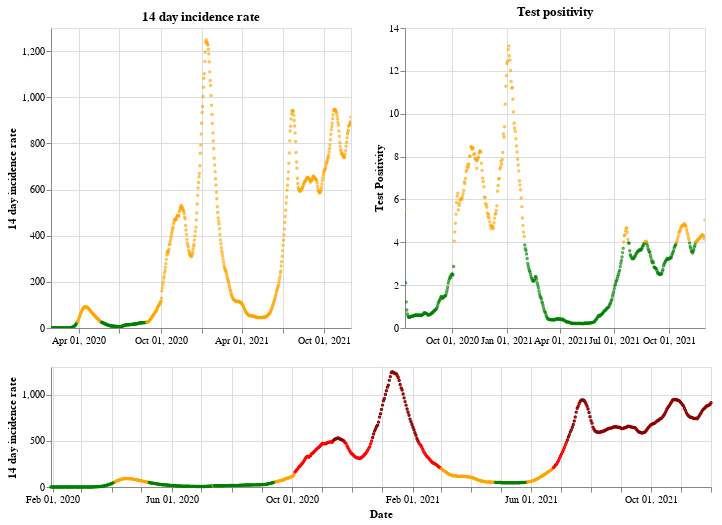

Here is the notebook cell this chart was saved with:
### Markdown cell above
## England

### Code cell
plot_traffic_light('England')

### Figure 1 — Vega-Lite specification as saved in the notebook (floating-point values rounded to 4 significant figures; data arrays with more than 128 entries replaced by an {"elided": "..."} marker saying what was removed)
{"config": {"view": {"continuousWidth": 400, "continuousHeight": 300}}, "vconcat": [{"hconcat": [{"mark": {"type": "point", "size": 2}, "encoding": {"color": {"condition": {"value": "green", "test": "(datum.twoWeeklyCasesRate <= 25)"}, "value": "orange"}, "tooltip": [{"type": "nominal", "field": "areaName"}, {"type": "temporal", "field": "date"}, {"type": "quantitative", "field": "twoWeeklyCasesRate"}, {"type": "quantitative", "field": "testPositivity"}], "x": {"type": "temporal", "axis": {"title": ""}, "field": "date", "scale": {"domain": {"selection": "DateBrush"}}, "timeUnit": "yearmonthdate"}, "y": {"type": "quantitative", "axis": {"title": "14 day incidence rate"}, "field": "twoWeeklyCasesRate"}}, "title": "14 day incidence rate", "width": 300}, {"mark": {"type": "point", "size": 2}, "encoding": {"color": {"condition": {"value": "green", "test": "(datum.testPositivity <= 4)"}, "value": "orange"}, "tooltip": [{"type": "nominal", "field": "areaName"}, {"type": "temporal", "field": "date"}, {"type": "quantitative", "field": "twoWeeklyCasesRate"}, {"type": "quantitative", "field": "testPositivity"}], "x": {"type": "temporal", "axis": {"title": ""}, "field": "date", "scale": {"domain": {"selection": "DateBrush"}}, "timeUnit": "yearmonthdate"}, "y": {"type": "quantitative", "axis": {"title": "Test Positivity"}, "field": "testPositivity"}}, "title": "Test positivity", "width": 300}]}, {"layer": [{"mark": {"type": "point", "size": 2}, "encoding": {"color": {"condition": {"value": "orange", "test": "(((datum.testPositivity < 4) && (datum.twoWeeklyCasesRate >= 50)) && (datum.twoWeeklyCasesRate < 200))"}, "value": "red"}, "opacity": {"condition": {"value": 1, "test": "((datum.twoWeeklyCasesRate >= 50) && (datum.twoWeeklyCasesRate < 500))"}, "value": 0}, "tooltip": [{"type": "nominal", "field": "areaName"}, {"type": "temporal", "field": "date"}, {"type": "quantitative", "field": "twoWeeklyCasesRate"}, {"type": "quantitative", "field": "testPositivity"}], "x": {"type": "temporal", "axis": {"title": "Date"}, "field": "date", "timeUnit": "yearmonthdate"}, "y": {"type": "quantitative", "axis": {"title": "14 day incidence rate"}, "field": "twoWeeklyCasesRate"}}, "selection": {"DateBrush": {"type": "interval", "encodings": ["x"], "fields": ["Time"]}}}, {"mark": {"type": "point", "size": 2}, "encoding": {"color": {"value": "darkred"}, "opacity": {"condition": {"value": 1, "test": "(datum.twoWeeklyCasesRate >= 500)"}, "value": 0}, "tooltip": [{"type": "nominal", "field": "areaName"}, {"type": "temporal", "field": "date"}, {"type": "quantitative", "field": "twoWeeklyCasesRate"}, {"type": "quantitative", "field": "testPositivity"}], "x": {"type": "temporal", "axis": {"title": "Date"}, "field": "date", "timeUnit": "yearmonthdate"}, "y": {"type": "quantitative", "axis": {"title": "14 day incidence rate"}, "field": "twoWeeklyCasesRate"}}}, {"mark": {"type": "point", "size": 2}, "encoding": {"color": {"condition": {"value": "green", "test": "((datum.testPositivity < 4) && (datum.twoWeeklyCasesRate < 50))"}, "value": "orange"}, "opacity": {"condition": {"value": 1, "test": "(datum.twoWeeklyCasesRate < 50)"}, "value": 0}, "tooltip": [{"type": "nominal", "field": "areaName"}, {"type": "temporal", "field": "date"}, {"type": "quantitative", "field": "twoWeeklyCasesRate"}, {"type": "quantitative", "field": "testPositivity"}], "x": {"type": "temporal", "axis": {"title": "Date"}, "field": "date", "timeUnit": "yearmonthdate"}, "y": {"type": "quantitative", "axis": {"title": "14 day incidence rate"}, "field": "twoWeeklyCasesRate"}}}], "height": 120, "width": 660}], "data": {"name": "data-2b803d2bbb5b3e30698df619b052be7c"}, "$schema": "https://vega.github.io/schema/vega-lite/v4.8.1.json", "datasets": {"data-2b803d2bbb5b3e30698df619b052be7c": {"elided": "672 records"}}}
